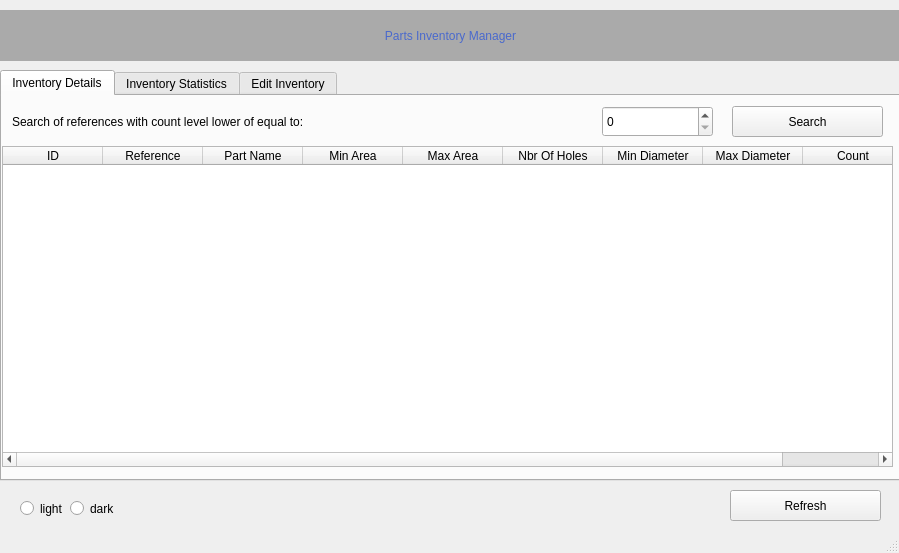
<?xml version="1.0" encoding="UTF-8"?>
<ui version="4.0">
 <class>mainWindow</class>
 <widget class="QMainWindow" name="mainWindow">
  <property name="geometry">
   <rect>
    <x>0</x>
    <y>0</y>
    <width>899</width>
    <height>553</height>
   </rect>
  </property>
  <property name="maximumSize">
   <size>
    <width>899</width>
    <height>553</height>
   </size>
  </property>
  <property name="windowTitle">
   <string>Parts Inventory Manager</string>
  </property>
  <property name="styleSheet">
   <string notr="true"/>
  </property>
  <widget class="QWidget" name="centralwidget">
   <widget class="QTabWidget" name="tabWidget">
    <property name="geometry">
     <rect>
      <x>0</x>
      <y>70</y>
      <width>901</width>
      <height>411</height>
     </rect>
    </property>
    <property name="styleSheet">
     <string notr="true">font: 16pt &quot;Century Gothic&quot;;</string>
    </property>
    <property name="currentIndex">
     <number>0</number>
    </property>
    <widget class="QWidget" name="tab_1">
     <attribute name="title">
      <string>Inventory Details</string>
     </attribute>
     <widget class="QTableWidget" name="table">
      <property name="geometry">
       <rect>
        <x>0</x>
        <y>50</y>
        <width>891</width>
        <height>321</height>
       </rect>
      </property>
      <property name="styleSheet">
       <string notr="true">font: 10pt &quot;Century Gothic&quot;;</string>
      </property>
      <property name="editTriggers">
       <set>QAbstractItemView::NoEditTriggers</set>
      </property>
      <column>
       <property name="text">
        <string>ID</string>
       </property>
      </column>
      <column>
       <property name="text">
        <string>Reference</string>
       </property>
      </column>
      <column>
       <property name="text">
        <string>Part Name</string>
       </property>
      </column>
      <column>
       <property name="text">
        <string>Min Area</string>
       </property>
      </column>
      <column>
       <property name="text">
        <string>Max Area</string>
       </property>
      </column>
      <column>
       <property name="text">
        <string>Nbr Of Holes</string>
       </property>
      </column>
      <column>
       <property name="text">
        <string>Min Diameter</string>
       </property>
      </column>
      <column>
       <property name="text">
        <string>Max Diameter</string>
       </property>
      </column>
      <column>
       <property name="text">
        <string>Count</string>
       </property>
      </column>
     </widget>
     <widget class="QLabel" name="label_2">
      <property name="geometry">
       <rect>
        <x>10</x>
        <y>0</y>
        <width>561</width>
        <height>51</height>
       </rect>
      </property>
      <property name="styleSheet">
       <string notr="true">font: 15pt &quot;MS Sans Serif&quot;;
font: 14pt &quot;Century Gothic&quot;;</string>
      </property>
      <property name="text">
       <string>Search of references with count level lower of equal to:</string>
      </property>
     </widget>
     <widget class="QPushButton" name="search_btn">
      <property name="geometry">
       <rect>
        <x>730</x>
        <y>10</y>
        <width>151</width>
        <height>31</height>
       </rect>
      </property>
      <property name="styleSheet">
       <string notr="true">font: 14pt &quot;MS Shell Dlg 2&quot;;</string>
      </property>
      <property name="text">
       <string>Search</string>
      </property>
     </widget>
     <widget class="QSpinBox" name="count_filter_txt">
      <property name="geometry">
       <rect>
        <x>600</x>
        <y>10</y>
        <width>111</width>
        <height>31</height>
       </rect>
      </property>
     </widget>
    </widget>
    <widget class="QWidget" name="tab_2">
     <attribute name="title">
      <string>Inventory Statistics</string>
     </attribute>
     <widget class="QLabel" name="label_3">
      <property name="geometry">
       <rect>
        <x>20</x>
        <y>30</y>
        <width>231</width>
        <height>31</height>
       </rect>
      </property>
      <property name="text">
       <string>Number Of References</string>
      </property>
     </widget>
     <widget class="QLabel" name="label_4">
      <property name="geometry">
       <rect>
        <x>20</x>
        <y>90</y>
        <width>231</width>
        <height>31</height>
       </rect>
      </property>
      <property name="text">
       <string>Number Of Parts type</string>
      </property>
     </widget>
     <widget class="QLabel" name="label_5">
      <property name="geometry">
       <rect>
        <x>370</x>
        <y>30</y>
        <width>241</width>
        <height>31</height>
       </rect>
      </property>
      <property name="text">
       <string>Min. Number Of Holes</string>
      </property>
     </widget>
     <widget class="QLabel" name="label_6">
      <property name="geometry">
       <rect>
        <x>370</x>
        <y>90</y>
        <width>231</width>
        <height>31</height>
       </rect>
      </property>
      <property name="text">
       <string>Max. Number Of Holes</string>
      </property>
     </widget>
     <widget class="QLabel" name="lbl_ref_nbr">
      <property name="geometry">
       <rect>
        <x>260</x>
        <y>30</y>
        <width>51</width>
        <height>31</height>
       </rect>
      </property>
      <property name="styleSheet">
       <string notr="true">color: rgb(100,100,255);
font: 24pt &quot;Century Gothic&quot;;</string>
      </property>
      <property name="text">
       <string>0</string>
      </property>
      <property name="alignment">
       <set>Qt::AlignCenter</set>
      </property>
     </widget>
     <widget class="QLabel" name="lbl_parts_nbr">
      <property name="geometry">
       <rect>
        <x>260</x>
        <y>90</y>
        <width>51</width>
        <height>31</height>
       </rect>
      </property>
      <property name="styleSheet">
       <string notr="true">color: rgb(100,100,255);
font: 24pt &quot;Century Gothic&quot;;</string>
      </property>
      <property name="text">
       <string>0</string>
      </property>
      <property name="alignment">
       <set>Qt::AlignCenter</set>
      </property>
     </widget>
     <widget class="QLabel" name="lbl_min_hole">
      <property name="geometry">
       <rect>
        <x>620</x>
        <y>30</y>
        <width>51</width>
        <height>31</height>
       </rect>
      </property>
      <property name="styleSheet">
       <string notr="true">color: rgb(100,100,255);
font: 24pt &quot;Century Gothic&quot;;</string>
      </property>
      <property name="text">
       <string>0</string>
      </property>
      <property name="alignment">
       <set>Qt::AlignCenter</set>
      </property>
     </widget>
     <widget class="QLabel" name="lbl_max_hole">
      <property name="geometry">
       <rect>
        <x>620</x>
        <y>90</y>
        <width>51</width>
        <height>31</height>
       </rect>
      </property>
      <property name="styleSheet">
       <string notr="true">color: rgb(100,100,255);
font: 24pt &quot;Century Gothic&quot;;</string>
      </property>
      <property name="text">
       <string>0</string>
      </property>
      <property name="alignment">
       <set>Qt::AlignCenter</set>
      </property>
     </widget>
     <widget class="QLabel" name="lbl_min_hole_2">
      <property name="geometry">
       <rect>
        <x>740</x>
        <y>30</y>
        <width>91</width>
        <height>31</height>
       </rect>
      </property>
      <property name="styleSheet">
       <string notr="true">color: rgb(100,100,255);
font: 24pt &quot;Century Gothic&quot;;</string>
      </property>
      <property name="text">
       <string>REF</string>
      </property>
      <property name="alignment">
       <set>Qt::AlignCenter</set>
      </property>
     </widget>
     <widget class="QLabel" name="lbl_max_hole_2">
      <property name="geometry">
       <rect>
        <x>740</x>
        <y>90</y>
        <width>91</width>
        <height>31</height>
       </rect>
      </property>
      <property name="styleSheet">
       <string notr="true">color: rgb(100,100,255);
font: 24pt &quot;Century Gothic&quot;;</string>
      </property>
      <property name="text">
       <string>REF</string>
      </property>
      <property name="alignment">
       <set>Qt::AlignCenter</set>
      </property>
     </widget>
     <widget class="QTableWidget" name="table2">
      <property name="geometry">
       <rect>
        <x>10</x>
        <y>210</y>
        <width>751</width>
        <height>141</height>
       </rect>
      </property>
      <property name="styleSheet">
       <string notr="true">font: 12pt &quot;Century Gothic&quot;;</string>
      </property>
      <column>
       <property name="text">
        <string>Reference</string>
       </property>
      </column>
      <column>
       <property name="text">
        <string>Part name</string>
       </property>
      </column>
      <column>
       <property name="text">
        <string>Count</string>
       </property>
      </column>
     </widget>
     <widget class="QLabel" name="label_13">
      <property name="geometry">
       <rect>
        <x>10</x>
        <y>170</y>
        <width>611</width>
        <height>31</height>
       </rect>
      </property>
      <property name="styleSheet">
       <string notr="true">font: 20pt &quot;Copperplate Gothic&quot;;</string>
      </property>
      <property name="text">
       <string>Top 3 references with minimum inventory level</string>
      </property>
     </widget>
     <widget class="QPushButton" name="check_btn">
      <property name="geometry">
       <rect>
        <x>770</x>
        <y>210</y>
        <width>111</width>
        <height>141</height>
       </rect>
      </property>
      <property name="styleSheet">
       <string notr="true">font: 14pt &quot;MS Shell Dlg 2&quot;;</string>
      </property>
      <property name="text">
       <string>check</string>
      </property>
     </widget>
    </widget>
    <widget class="QWidget" name="tab">
     <attribute name="title">
      <string>Edit Inventory</string>
     </attribute>
     <widget class="QLabel" name="label_14">
      <property name="geometry">
       <rect>
        <x>30</x>
        <y>80</y>
        <width>141</width>
        <height>31</height>
       </rect>
      </property>
      <property name="text">
       <string>Reference</string>
      </property>
     </widget>
     <widget class="QLabel" name="label_15">
      <property name="geometry">
       <rect>
        <x>30</x>
        <y>130</y>
        <width>141</width>
        <height>31</height>
       </rect>
      </property>
      <property name="text">
       <string>Part Name</string>
      </property>
     </widget>
     <widget class="QLabel" name="label_16">
      <property name="geometry">
       <rect>
        <x>30</x>
        <y>180</y>
        <width>141</width>
        <height>31</height>
       </rect>
      </property>
      <property name="text">
       <string>Min Area</string>
      </property>
     </widget>
     <widget class="QLabel" name="label_17">
      <property name="geometry">
       <rect>
        <x>30</x>
        <y>230</y>
        <width>141</width>
        <height>31</height>
       </rect>
      </property>
      <property name="text">
       <string>Max Area</string>
      </property>
     </widget>
     <widget class="QLabel" name="label_18">
      <property name="geometry">
       <rect>
        <x>420</x>
        <y>180</y>
        <width>151</width>
        <height>31</height>
       </rect>
      </property>
      <property name="text">
       <string>Max Diameter</string>
      </property>
     </widget>
     <widget class="QLabel" name="label_19">
      <property name="geometry">
       <rect>
        <x>420</x>
        <y>130</y>
        <width>151</width>
        <height>31</height>
       </rect>
      </property>
      <property name="text">
       <string>Min Diameter</string>
      </property>
     </widget>
     <widget class="QLabel" name="label_20">
      <property name="geometry">
       <rect>
        <x>420</x>
        <y>80</y>
        <width>191</width>
        <height>31</height>
       </rect>
      </property>
      <property name="text">
       <string>Number Of Holes</string>
      </property>
     </widget>
     <widget class="QLabel" name="label_21">
      <property name="geometry">
       <rect>
        <x>420</x>
        <y>230</y>
        <width>151</width>
        <height>31</height>
       </rect>
      </property>
      <property name="text">
       <string>Count</string>
      </property>
     </widget>
     <widget class="QLineEdit" name="reference">
      <property name="geometry">
       <rect>
        <x>180</x>
        <y>80</y>
        <width>141</width>
        <height>31</height>
       </rect>
      </property>
      <property name="styleSheet">
       <string notr="true">color: rgb(255, 0, 255);</string>
      </property>
     </widget>
     <widget class="QLabel" name="label_22">
      <property name="geometry">
       <rect>
        <x>270</x>
        <y>20</y>
        <width>91</width>
        <height>31</height>
       </rect>
      </property>
      <property name="text">
       <string>ID</string>
      </property>
      <property name="alignment">
       <set>Qt::AlignCenter</set>
      </property>
     </widget>
     <widget class="QLabel" name="id">
      <property name="geometry">
       <rect>
        <x>370</x>
        <y>20</y>
        <width>71</width>
        <height>31</height>
       </rect>
      </property>
      <property name="styleSheet">
       <string notr="true">background-color: rgb(148, 148, 148);</string>
      </property>
      <property name="text">
       <string/>
      </property>
      <property name="alignment">
       <set>Qt::AlignCenter</set>
      </property>
     </widget>
     <widget class="QLineEdit" name="part_name">
      <property name="geometry">
       <rect>
        <x>180</x>
        <y>130</y>
        <width>141</width>
        <height>31</height>
       </rect>
      </property>
      <property name="styleSheet">
       <string notr="true">color: rgb(255, 0, 255);
</string>
      </property>
     </widget>
     <widget class="QLineEdit" name="min_area">
      <property name="geometry">
       <rect>
        <x>180</x>
        <y>180</y>
        <width>141</width>
        <height>31</height>
       </rect>
      </property>
      <property name="styleSheet">
       <string notr="true">color: rgb(255, 0, 255);</string>
      </property>
     </widget>
     <widget class="QLineEdit" name="max_area">
      <property name="geometry">
       <rect>
        <x>180</x>
        <y>230</y>
        <width>141</width>
        <height>31</height>
       </rect>
      </property>
      <property name="styleSheet">
       <string notr="true">color: rgb(255, 0, 255);</string>
      </property>
     </widget>
     <widget class="QLineEdit" name="max_diameter">
      <property name="geometry">
       <rect>
        <x>640</x>
        <y>180</y>
        <width>141</width>
        <height>31</height>
       </rect>
      </property>
      <property name="styleSheet">
       <string notr="true">color: rgb(255, 0, 255);</string>
      </property>
     </widget>
     <widget class="QLineEdit" name="min_diameter">
      <property name="geometry">
       <rect>
        <x>640</x>
        <y>130</y>
        <width>141</width>
        <height>31</height>
       </rect>
      </property>
      <property name="styleSheet">
       <string notr="true">color: rgb(255, 0, 255);</string>
      </property>
     </widget>
     <widget class="QLineEdit" name="number_of_holes">
      <property name="geometry">
       <rect>
        <x>640</x>
        <y>80</y>
        <width>141</width>
        <height>31</height>
       </rect>
      </property>
      <property name="styleSheet">
       <string notr="true">color: rgb(255, 0, 255);</string>
      </property>
     </widget>
     <widget class="QSpinBox" name="count">
      <property name="geometry">
       <rect>
        <x>640</x>
        <y>230</y>
        <width>141</width>
        <height>31</height>
       </rect>
      </property>
      <property name="styleSheet">
       <string notr="true">color: rgb(255, 0, 255);</string>
      </property>
     </widget>
     <widget class="QPushButton" name="update_btn">
      <property name="geometry">
       <rect>
        <x>500</x>
        <y>310</y>
        <width>121</width>
        <height>41</height>
       </rect>
      </property>
      <property name="styleSheet">
       <string notr="true">font: 14pt &quot;MS Shell Dlg 2&quot;;</string>
      </property>
      <property name="text">
       <string>Update</string>
      </property>
     </widget>
     <widget class="QPushButton" name="delete_btn">
      <property name="geometry">
       <rect>
        <x>630</x>
        <y>310</y>
        <width>121</width>
        <height>41</height>
       </rect>
      </property>
      <property name="styleSheet">
       <string notr="true">font: 14pt &quot;MS Shell Dlg 2&quot;;</string>
      </property>
      <property name="text">
       <string>Delete</string>
      </property>
     </widget>
     <widget class="QPushButton" name="add_btn">
      <property name="geometry">
       <rect>
        <x>760</x>
        <y>310</y>
        <width>121</width>
        <height>41</height>
       </rect>
      </property>
      <property name="styleSheet">
       <string notr="true">font: 14pt &quot;MS Shell Dlg 2&quot;;</string>
      </property>
      <property name="text">
       <string>Add</string>
      </property>
     </widget>
     <widget class="QPushButton" name="last_btn">
      <property name="geometry">
       <rect>
        <x>250</x>
        <y>310</y>
        <width>52</width>
        <height>41</height>
       </rect>
      </property>
      <property name="styleSheet">
       <string notr="true">font:  18pt &quot;MS Shell Dlg 2&quot;;
color: rgb(100,100,255);</string>
      </property>
      <property name="text">
       <string>&gt;&gt;</string>
      </property>
     </widget>
     <widget class="QPushButton" name="first_btn">
      <property name="geometry">
       <rect>
        <x>50</x>
        <y>310</y>
        <width>52</width>
        <height>41</height>
       </rect>
      </property>
      <property name="styleSheet">
       <string notr="true">font: 14pt &quot;MS Shell Dlg 2&quot;;
color: rgb(100,100,255);</string>
      </property>
      <property name="text">
       <string>&lt;&lt;</string>
      </property>
     </widget>
     <widget class="QPushButton" name="previous_btn">
      <property name="geometry">
       <rect>
        <x>110</x>
        <y>310</y>
        <width>52</width>
        <height>41</height>
       </rect>
      </property>
      <property name="styleSheet">
       <string notr="true">font: 14pt &quot;MS Shell Dlg 2&quot;;
color: rgb(100,100,255);
</string>
      </property>
      <property name="text">
       <string>&lt;</string>
      </property>
     </widget>
     <widget class="QPushButton" name="next_btn">
      <property name="geometry">
       <rect>
        <x>190</x>
        <y>310</y>
        <width>52</width>
        <height>41</height>
       </rect>
      </property>
      <property name="styleSheet">
       <string notr="true">font: 14pt &quot;MS Shell Dlg 2&quot;;
color: rgb(100,100,255);</string>
      </property>
      <property name="text">
       <string>&gt;</string>
      </property>
     </widget>
    </widget>
   </widget>
   <widget class="QLabel" name="label">
    <property name="geometry">
     <rect>
      <x>0</x>
      <y>10</y>
      <width>901</width>
      <height>51</height>
     </rect>
    </property>
    <property name="styleSheet">
     <string notr="true">font: 75 30pt &quot;Century Gothic&quot;;
background-color: rgb(170, 170, 170);
color: rgb(74,105,204);</string>
    </property>
    <property name="text">
     <string>Parts Inventory Manager</string>
    </property>
    <property name="alignment">
     <set>Qt::AlignCenter</set>
    </property>
   </widget>
   <widget class="QPushButton" name="refresh_btn">
    <property name="geometry">
     <rect>
      <x>730</x>
      <y>490</y>
      <width>151</width>
      <height>31</height>
     </rect>
    </property>
    <property name="styleSheet">
     <string notr="true">font: 14pt &quot;Century Gothic&quot;;</string>
    </property>
    <property name="text">
     <string>Refresh</string>
    </property>
   </widget>
   <widget class="QRadioButton" name="light">
    <property name="geometry">
     <rect>
      <x>20</x>
      <y>500</y>
      <width>82</width>
      <height>17</height>
     </rect>
    </property>
    <property name="text">
     <string>light</string>
    </property>
   </widget>
   <widget class="QRadioButton" name="dark">
    <property name="geometry">
     <rect>
      <x>70</x>
      <y>500</y>
      <width>82</width>
      <height>17</height>
     </rect>
    </property>
    <property name="text">
     <string>dark</string>
    </property>
   </widget>
  </widget>
  <widget class="QMenuBar" name="menubar">
   <property name="geometry">
    <rect>
     <x>0</x>
     <y>0</y>
     <width>899</width>
     <height>21</height>
    </rect>
   </property>
  </widget>
  <widget class="QStatusBar" name="statusbar"/>
 </widget>
 <resources/>
 <connections/>
</ui>
